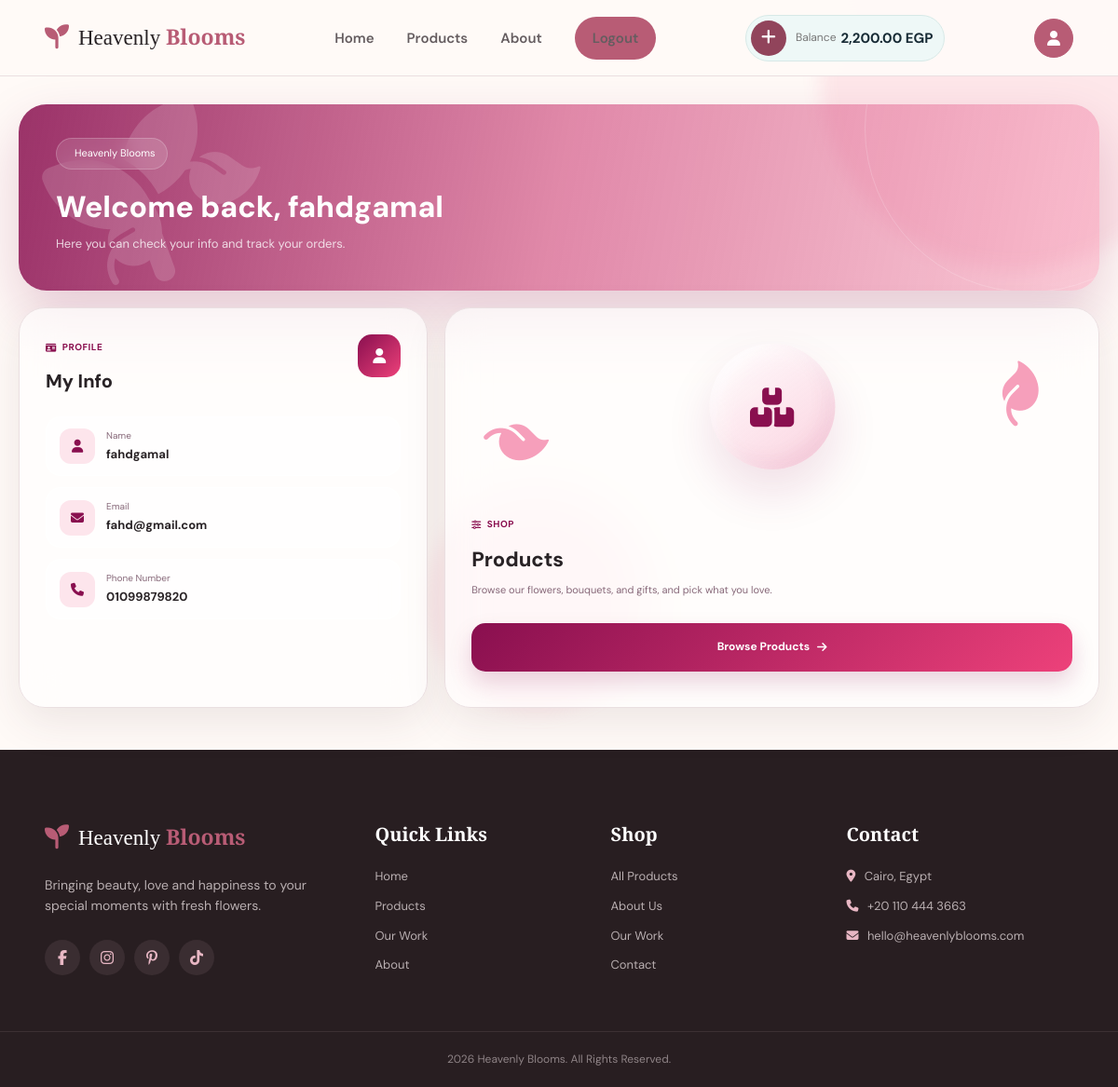
Screenshot of /user_dashboard.php (signed in) with the database file from the repository.
### tables this page shows
CREATE TABLE `users` (
  `ID` int(11) NOT NULL,
  `Username` varchar(100) NOT NULL,
  `Email` varchar(100) NOT NULL,
  `phone` varchar(20) NOT NULL,
  `Password` varchar(255) NOT NULL,
  `wallet_balance` decimal(10,2) NOT NULL DEFAULT 0.00
);

### user_dashboard.php (the view, shortened to what this page needs)
<?php
$conn = new mysqli("localhost", "root", "", "heavenlybloom");
$conn->set_charset("utf8mb4");
$userId = (int) $_SESSION["user_id"];
$stmt = $conn->prepare(
    "SELECT Username, Email, phone, wallet_balance FROM users WHERE ID = ?"
);
$stmt->bind_param("i", $userId);
$stmt->execute();
$result = $stmt->get_result();
$user = $result->fetch_assoc();
$userName = htmlspecialchars($user["Username"], ENT_QUOTES, "UTF-8");
$userEmail = htmlspecialchars($user["Email"], ENT_QUOTES, "UTF-8");
$userPhone = htmlspecialchars($user["phone"], ENT_QUOTES, "UTF-8");
$welcomeName = htmlspecialchars(explode(" ", $user["Username"])[0], ENT_QUOTES, "UTF-8");
?>
<!doctype html>
<html lang="en" dir="ltr">
<head>
    <link rel="stylesheet" href="CSS/user_dashboard.css" />
    <link rel="stylesheet" href="CSS/nav.css">
    <link rel="stylesheet" href="CSS/footer.css">
    <link rel="stylesheet" href="https://cdnjs.cloudflare.com/ajax/libs/font-awesome/6.7.2/css/all.min.css">
</head>
<body>
    <?php require_once "header.php"; ?>
    <div class="background">
        <div class="liquid liquid-one"></div>
        <div class="liquid liquid-three"></div>
    </div>
    <main class="dashboard">
        <section class="welcome-section">
            <div class="welcome-content">
                <span class="eyebrow">
                    Heavenly Blooms
                </span>
                <h1>Welcome back, <span><?= $welcomeName ?></span></h1>
                <p>Here you can check your info and track your orders.</p>
            </div>
            <div class="flower-decoration">
                <i class="fa-solid fa-leaf leaf-one"></i>
                <i class="fa-solid fa-leaf leaf-two"></i>
                <i class="fa-solid fa-seedling flower-icon"></i>
            </div>
        </section>
        <section class="main-grid">
            <div class="panel glass profile-panel">
                <div class="panel-icon">
                    <i class="fa-solid fa-user"></i>
                </div>
                <span class="panel-label">
                    <i class="fa-solid fa-id-card"></i>
                    Profile
                </span>
                <h2>My Info</h2>
                <div class="profile-info">
                    <div class="info-row">
                        <div class="info-icon"><i class="fa-solid fa-user"></i></div>
                        <div class="info-text">
                            <span>Name</span>
                            <strong><?= $userName ?></strong>
                        </div>
                    </div>
                    <div class="info-row">
                        <div class="info-icon"><i class="fa-solid fa-envelope"></i></div>
                        <div class="info-text">
                            <span>Email</span>
                            <strong><?= $userEmail ?></strong>
                        </div>
                    </div>
                    <div class="info-row">
                        <div class="info-icon"><i class="fa-solid fa-phone"></i></div>
                        <div class="info-text">
                            <span>Phone Number</span>
                            <strong><?= $userPhone ?></strong>
                        </div>
                    </div>
                </div>
            </div>
            <div class="panel glass management-panel">
                <div class="management-visual">
                    <div class="visual-circle">
                        <i class="fa-solid fa-boxes-stacked"></i>
                    </div>
                    <div class="visual-leaf leaf-a">
                        <i class="fa-solid fa-leaf"></i>
                    </div>
                    <div class="visual-leaf leaf-b">
                        <i class="fa-solid fa-leaf"></i>
                    </div>
                </div>
                <span class="panel-label">
                    <i class="fa-solid fa-sliders"></i>
                    Shop
                </span>
                <h2>Products</h2>
                <p>Browse our flowers, bouquets, and gifts, and pick what you love.</p>
                <a href="products.php" class="products-btn">
                    Browse Products
                    <i class="fa-solid fa-arrow-right"></i>
                </a>
            </div>
        </section>
    </main>
    <?php require_once "footer.php"; ?>
</body>
</html>

### CSS/nav.css (style rules this page uses)
:root { --primary: #b85c75; --primary-dark: #91445b; --secondary: #f8e9ed; --cream: #fffaf7; --dark: #292326; --text: #655d60; --white: #ffffff; --border: #eadfe1; --shadow: 0 15px 45px rgba(80, 45, 55, 0.1); }
* { margin: 0; padding: 0; box-sizing: border-box; }
html { scroll-behavior: smooth; }
body { font-family: "DM Sans", sans-serif; color: var(--dark); background: var(--cream); line-height: 1.6; }
a { text-decoration: none; color: inherit; }

### CSS/footer.css (style rules this page uses)
:root { --primary: #b85c75; --primary-dark: #91445b; --secondary: #f8e9ed; --cream: #fffaf7; --dark: #292326; --text: #655d60; --white: #ffffff; --border: #eadfe1; --shadow: 0 15px 45px rgba(80, 45, 55, 0.1); }
* { margin: 0; padding: 0; box-sizing: border-box; }
html { scroll-behavior: smooth; }
body { font-family: "DM Sans", sans-serif; color: var(--dark); background: var(--cream); line-height: 1.6; }
a { text-decoration: none; color: inherit; }

### rows the page displays
users: Username "fahdgamal", Email "fahd@gmail.com", phone "01099879820"

### other values shown
$_SESSION['wallet_balance'] "2,200.00"
